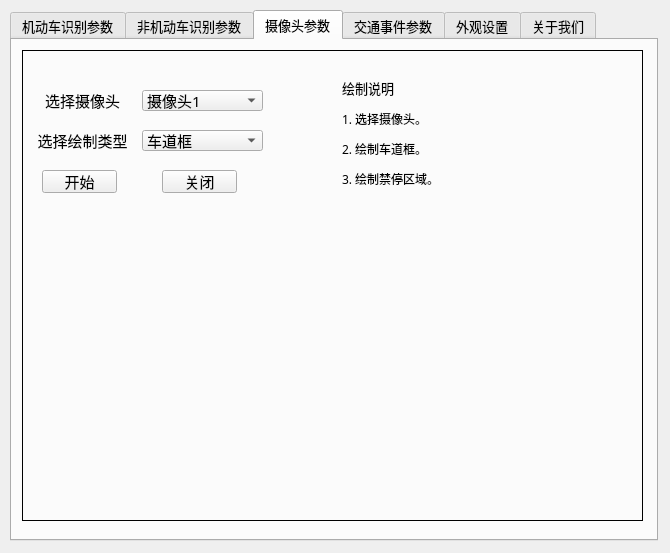
<?xml version="1.0" encoding="UTF-8"?>
<ui version="4.0">
 <class>setting</class>
 <widget class="QWidget" name="setting">
  <property name="geometry">
   <rect>
    <x>0</x>
    <y>0</y>
    <width>670</width>
    <height>553</height>
   </rect>
  </property>
  <property name="windowTitle">
   <string>setting</string>
  </property>
  <widget class="QTabWidget" name="tabWidget">
   <property name="geometry">
    <rect>
     <x>10</x>
     <y>10</y>
     <width>648</width>
     <height>531</height>
    </rect>
   </property>
   <property name="sizePolicy">
    <sizepolicy hsizetype="Minimum" vsizetype="Minimum">
     <horstretch>0</horstretch>
     <verstretch>0</verstretch>
    </sizepolicy>
   </property>
   <property name="font">
    <font>
     <family>黑体</family>
     <pointsize>10</pointsize>
     <weight>50</weight>
     <bold>false</bold>
    </font>
   </property>
   <property name="tabPosition">
    <enum>QTabWidget::North</enum>
   </property>
   <property name="tabShape">
    <enum>QTabWidget::Rounded</enum>
   </property>
   <property name="currentIndex">
    <number>2</number>
   </property>
   <property name="elideMode">
    <enum>Qt::ElideNone</enum>
   </property>
   <widget class="QWidget" name="tab">
    <attribute name="title">
     <string>机动车识别参数</string>
    </attribute>
    <widget class="QLabel" name="label_6">
     <property name="geometry">
      <rect>
       <x>10</x>
       <y>10</y>
       <width>621</width>
       <height>471</height>
      </rect>
     </property>
     <property name="frameShape">
      <enum>QFrame::Box</enum>
     </property>
     <property name="text">
      <string/>
     </property>
    </widget>
   </widget>
   <widget class="QWidget" name="tab_2">
    <attribute name="title">
     <string>非机动车识别参数</string>
    </attribute>
    <widget class="QLabel" name="label_5">
     <property name="geometry">
      <rect>
       <x>10</x>
       <y>10</y>
       <width>621</width>
       <height>471</height>
      </rect>
     </property>
     <property name="frameShape">
      <enum>QFrame::Box</enum>
     </property>
     <property name="text">
      <string/>
     </property>
    </widget>
   </widget>
   <widget class="QWidget" name="tab_5">
    <attribute name="title">
     <string>摄像头参数</string>
    </attribute>
    <widget class="QLabel" name="label_4">
     <property name="geometry">
      <rect>
       <x>10</x>
       <y>10</y>
       <width>621</width>
       <height>471</height>
      </rect>
     </property>
     <property name="layoutDirection">
      <enum>Qt::RightToLeft</enum>
     </property>
     <property name="frameShape">
      <enum>QFrame::Box</enum>
     </property>
     <property name="text">
      <string/>
     </property>
    </widget>
    <widget class="QComboBox" name="comboBox_cam">
     <property name="geometry">
      <rect>
       <x>130</x>
       <y>50</y>
       <width>121</width>
       <height>21</height>
      </rect>
     </property>
     <property name="font">
      <font>
       <family>黑体</family>
       <pointsize>11</pointsize>
      </font>
     </property>
     <item>
      <property name="text">
       <string>摄像头1</string>
      </property>
     </item>
     <item>
      <property name="text">
       <string>摄像头2</string>
      </property>
     </item>
     <item>
      <property name="text">
       <string>摄像头3</string>
      </property>
     </item>
    </widget>
    <widget class="QLabel" name="Label_0_1">
     <property name="geometry">
      <rect>
       <x>30</x>
       <y>50</y>
       <width>81</width>
       <height>21</height>
      </rect>
     </property>
     <property name="font">
      <font>
       <family>黑体</family>
       <pointsize>11</pointsize>
       <weight>50</weight>
       <italic>false</italic>
       <bold>false</bold>
      </font>
     </property>
     <property name="text">
      <string>选择摄像头</string>
     </property>
     <property name="alignment">
      <set>Qt::AlignCenter</set>
     </property>
    </widget>
    <widget class="QPushButton" name="pushButton_open">
     <property name="geometry">
      <rect>
       <x>30</x>
       <y>130</y>
       <width>75</width>
       <height>23</height>
      </rect>
     </property>
     <property name="font">
      <font>
       <family>黑体</family>
       <pointsize>11</pointsize>
      </font>
     </property>
     <property name="text">
      <string>开始</string>
     </property>
    </widget>
    <widget class="QPushButton" name="pushButton_close">
     <property name="geometry">
      <rect>
       <x>150</x>
       <y>130</y>
       <width>75</width>
       <height>23</height>
      </rect>
     </property>
     <property name="font">
      <font>
       <family>黑体</family>
       <pointsize>11</pointsize>
      </font>
     </property>
     <property name="text">
      <string>关闭</string>
     </property>
    </widget>
    <widget class="QLabel" name="label_7">
     <property name="geometry">
      <rect>
       <x>330</x>
       <y>-10</y>
       <width>251</width>
       <height>171</height>
      </rect>
     </property>
     <property name="text">
      <string>&lt;html&gt;&lt;head/&gt;&lt;body&gt;&lt;p&gt;&lt;br/&gt;&lt;/p&gt;&lt;p&gt;绘制说明&lt;/p&gt;&lt;p&gt;&lt;span style=&quot; font-size:9pt;&quot;&gt;1. 选择摄像头。&lt;/span&gt;&lt;/p&gt;&lt;p&gt;&lt;span style=&quot; font-size:9pt;&quot;&gt;2. 绘制车道框。 &lt;/span&gt;&lt;/p&gt;&lt;p&gt;&lt;span style=&quot; font-size:9pt;&quot;&gt;3. 绘制禁停区域。&lt;/span&gt;&lt;/p&gt;&lt;p&gt;&lt;span style=&quot; font-size:9pt;&quot;&gt;4. 绘制方向&lt;/span&gt;&lt;/p&gt;&lt;/body&gt;&lt;/html&gt;</string>
     </property>
     <property name="wordWrap">
      <bool>true</bool>
     </property>
    </widget>
    <widget class="QComboBox" name="comboBox_type">
     <property name="geometry">
      <rect>
       <x>130</x>
       <y>90</y>
       <width>121</width>
       <height>21</height>
      </rect>
     </property>
     <property name="font">
      <font>
       <family>黑体</family>
       <pointsize>11</pointsize>
      </font>
     </property>
     <item>
      <property name="text">
       <string>车道框</string>
      </property>
     </item>
     <item>
      <property name="text">
       <string>禁停区域</string>
      </property>
     </item>
     <item>
      <property name="text">
       <string>行驶方向</string>
      </property>
     </item>
    </widget>
    <widget class="QLabel" name="Label_0_2">
     <property name="geometry">
      <rect>
       <x>20</x>
       <y>90</y>
       <width>101</width>
       <height>21</height>
      </rect>
     </property>
     <property name="font">
      <font>
       <family>黑体</family>
       <pointsize>11</pointsize>
       <weight>50</weight>
       <italic>false</italic>
       <bold>false</bold>
      </font>
     </property>
     <property name="text">
      <string>选择绘制类型</string>
     </property>
     <property name="alignment">
      <set>Qt::AlignCenter</set>
     </property>
    </widget>
   </widget>
   <widget class="QWidget" name="tab_3">
    <attribute name="title">
     <string>交通事件参数</string>
    </attribute>
    <widget class="QLabel" name="label_3">
     <property name="geometry">
      <rect>
       <x>10</x>
       <y>10</y>
       <width>621</width>
       <height>471</height>
      </rect>
     </property>
     <property name="frameShape">
      <enum>QFrame::Box</enum>
     </property>
     <property name="text">
      <string/>
     </property>
    </widget>
   </widget>
   <widget class="QWidget" name="tab_6">
    <attribute name="title">
     <string>外观设置</string>
    </attribute>
    <widget class="QLabel" name="label">
     <property name="geometry">
      <rect>
       <x>10</x>
       <y>10</y>
       <width>621</width>
       <height>471</height>
      </rect>
     </property>
     <property name="frameShape">
      <enum>QFrame::Box</enum>
     </property>
     <property name="text">
      <string/>
     </property>
    </widget>
   </widget>
   <widget class="QWidget" name="tab_4">
    <attribute name="title">
     <string>关于我们</string>
    </attribute>
    <widget class="QLabel" name="label_2">
     <property name="geometry">
      <rect>
       <x>10</x>
       <y>10</y>
       <width>621</width>
       <height>471</height>
      </rect>
     </property>
     <property name="frameShape">
      <enum>QFrame::Box</enum>
     </property>
     <property name="text">
      <string/>
     </property>
    </widget>
   </widget>
  </widget>
 </widget>
 <layoutdefault spacing="6" margin="11"/>
 <resources>
  <include location="cit.qrc"/>
 </resources>
 <connections/>
</ui>
